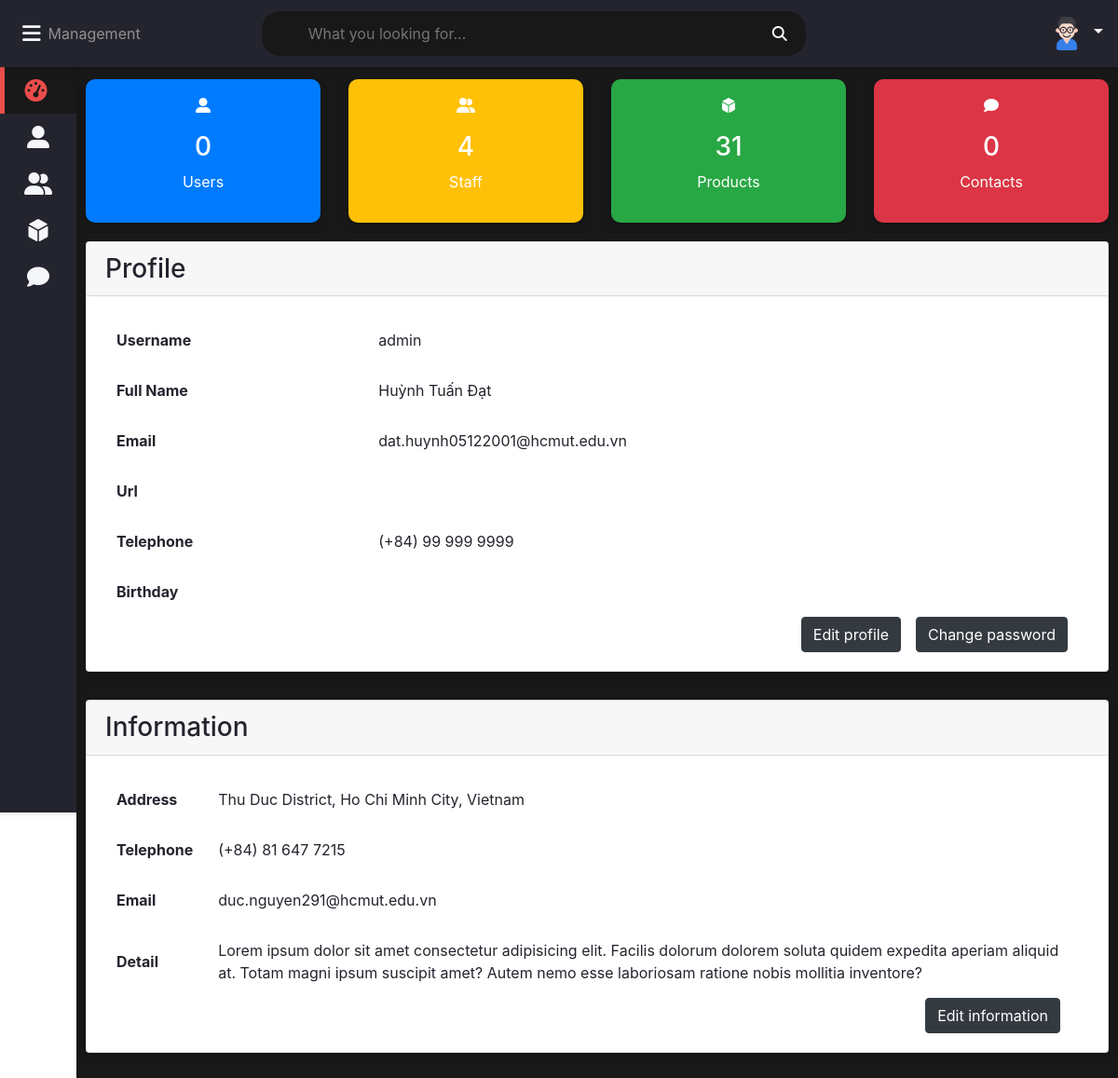
The app's page /php/admin/dashboard.php (signed in) with its own data.
### tables this page shows
create table information(
    detail longtext,
    address varchar(255),
    phone varchar(255),
    email varchar(255)
);

### php/admin/dashboard.php (the view, shortened to what this page needs)
<?php
require_once "config.php";
?>
<!DOCTYPE html>
<html lang="en">
<head>
    <link rel="stylesheet" href="../../assets/css/admin.css">
    <link rel="stylesheet" href="https://maxcdn.bootstrapcdn.com/bootstrap/4.5.2/css/bootstrap.min.css">
    <link rel="stylesheet" href="https://cdnjs.cloudflare.com/ajax/libs/font-awesome/4.7.0/css/font-awesome.min.css">
</head>
<body class="overlay-scrollbar">
    <div class="navbar" style="position:fixed;">
        <ul class="navbar-nav d-flex flex-row">
            <li class="nav-item mx-2" style="line-height:0;">
                <a class="nav-link">
                    <i class="fas fa-bars" onclick="collapseSidebar()"></i>
                </a>
            </li>
            <li class="nav-item" id="mangeLogo">
                Management
            </li>
        </ul>
        <form class="navbar-search">
            <input type="text" name="Search" class="navbar-search-input" placeholder="What you looking for...">
            <i class="fas fa-search"></i>
        </form>
        <ul class="navbar-nav nav-right d-flex flex-row align-items-center justify-content-between">
            <li class="nav-item dropdown">
                <a class="nav-link dropdown-toggle" href="#" id="user-img" role="button" data-toggle="dropdown" aria-haspopup="true" aria-expanded="false">
                    <img src="../../assets/img/user.png" width="40" height="40" class="rounded-circle">
                </a>
            </li>
        </ul>
    </div>
    <div class="sidebar">
        <ul class="sidebar-nav">
            <li class="sidebar-nav-item">
                <a href="dashboard.php" class="sidebar-nav-link active">
                    <div>
                        <i class="fas fa-tachometer-alt"></i>
                    </div>
                </a>
            </li>
            <li class="sidebar-nav-item">
                <a href="user.php" class="sidebar-nav-link">
                    <div>
                        <i class="fas fa-user-alt"></i>
                    </div>
                </a>
            </li>
            <li class="sidebar-nav-item">
                <a href="staff.php" class="sidebar-nav-link">
                    <div>
                        <i class="fas fa-user-friends"></i>
                    </div>
                </a>
            </li>
            <li class="sidebar-nav-item">
                <a href="product.php" class="sidebar-nav-link">
                    <div>
                        <i class="fas fa-dice-d6"></i>
                    </div>
                </a>
            </li>
            <li class="sidebar-nav-item">
                <a href="contact.php" class="sidebar-nav-link">
                    <div>
                        <i class="fas fa-comment"></i>
                    </div>
                </a>
            </li>
        </ul>
    </div>
    <div class="wrapper">
        <div class="row">
            <div class="col-lg-3 col-md-6 col-sm-12">
                <div class="counter bg-primary">
                    <p>
                        <i class="fas fa-user-alt"></i>
                    </p>
                    <?php
                    $sql = "SELECT COUNT(id) FROM users";
                    $stmt = $mysqli->prepare($sql);
                    $stmt->execute();
                    $stmt->store_result();
                    $stmt->bind_result($number_users);
                    ?>
                    <h3><?php echo $number_users; ?></h3>
                    <p>Users</p>
                </div>
            </div>
            <div class="col-lg-3 col-md-6 col-sm-12">
                <div class="counter bg-warning">
                    <p>
                        <i class="fas fa-user-friends"></i>
                    </p>
                    <?php
                    $sql = "SELECT COUNT(id) FROM staff";
                    $stmt = $mysqli->prepare($sql);
                    $stmt->execute();
                    $stmt->store_result();
                    $stmt->bind_result($number_staff);
                    ?>
                    <h3><?php echo $number_staff; ?></h3>
                    <p>Staff</p>
                </div>
            </div>
            <div class="col-lg-3 col-md-6 col-sm-12">
                <div class="counter bg-success">
                    <p>
                        <i class="fas fa-dice-d6"></i>
                    </p>
                    <?php
                    $sql = "SELECT COUNT(id) FROM product";
                    $stmt = $mysqli->prepare($sql);
                    $stmt->execute();
                    $stmt->store_result();
                    $stmt->bind_result($number_product);
                    ?>
                    <h3><?php echo $number_product; ?></h3>
                    <p>Products</p>
                </div>
            </div>
            <div class="col-lg-3 col-md-6 col-sm-12">
                <div class="counter bg-danger">
                    <p>
                        <i class="fas fa-comment"></i>
                    </p>
                    <?php
                    $sql = "SELECT COUNT(id) FROM contact";
                    $stmt = $mysqli->prepare($sql);
                    $stmt->execute();
                    $stmt->store_result();
                    $stmt->bind_result($number_contact);
                    ?>
                    <h3><?php echo $number_contact; ?></h3>
                    <p>Contacts</p>
                </div>
            </div>
        </div>
        <div class="row">
            <div class="col-12">
                <div class="card">
                    <div class="card-header">
                        <h3 id="titleTable">
                            Profile
                        </h3>
                    </div>
                    <div class="card-content">
                        <?php
                        $admin = $_SESSION['admin'];
                        $sql = "SELECT email, full_name, url, telephone, date_of_birth FROM admin WHERE username=?";
                        $stmt = $mysqli->prepare($sql);
                        $stmt->bind_param('s', $param_username);
                        $stmt->execute();
                        $stmt->store_result();
                        $stmt->bind_result($email, $full_name, $url, $telephone, $birthday);
                        ?>
                        <table>
                            <tr>
                                <th>Username</th>
                                <td><?php echo $admin; ?></td>
                            </tr>
                            <tr>
                                <th>Full Name</th>
                                <td><?php echo $full_name; ?></td>
                            </tr>
                            <tr>
                                <th>Email</th>
                                <td><?php echo $email; ?></td>
                            </tr>
                            <tr>
                                <th>Url</th>
                                <td><?php echo $url; ?></td>
                            </tr>
                            <tr>
                                <th>Telephone</th>
                                <td><?php echo $telephone; ?></td>
                            </tr>
                            <tr>
                                <th>Birthday</th>
                                <td><?php echo $birthday; ?></td>
                            </tr>
                        </table>
                        <div class="col d-flex justify-content-end">
                            <button class="btn btn-dark mx-3" data-toggle="modal" data-target="#profileModal">Edit profile</button>
                            <button class="btn btn-dark mr-2" data-toggle="modal" data-target="#passwordModal">Change password</button>
                        </div>
                    </div>
                </div>
            </div>
        </div>
        <div class="row">
            <div class="col-12">
                <div class="card">
                    <div class="card-header">
                        <h3 id="titleTable">
                            Information
                        </h3>
                    </div>
                    <div class="card-content">
                        <?php
                        $sql = "SELECT * FROM information WHERE 1";
                        $stmt = $mysqli->prepare($sql);
                        $stmt->execute();
                        $stmt->store_result();
                        $stmt->bind_result($detail, $address, $phone_info, $email_info);
                        ?>
                        <table>
                            <tr>
                                <th>Address</th>
                                <td><?php echo $address; ?></td>
                            </tr>
                            <tr>
                                <th>Telephone</th>
                                <td><?php echo $phone_info; ?></td>
                            </tr>
                            <tr>
                                <th>Email</th>
                                <td><?php echo $email_info; ?></td>
                            </tr>
                            <tr>
                                <th>Detail</th>
                                <td><?php echo $detail; ?></td>
                            </tr>
                        </table>
                        <div class="col d-flex justify-content-end">
                            <button class="btn btn-dark mx-3" data-toggle="modal" data-target="#informationModal">Edit information</button>
                        </div>
                    </div>
                </div>
            </div>
        </div>
    </div>
</body>
</html>

### assets/css/admin.css (style rules this page uses)
:root { --primary-color: #4834d4; --success-color: #6ab04c; --warning-color: #f0932b; --danger-color: #eb4d4b; --light-color: #212529; --light-second-color: #727475; --light-background: #ffffff; --light-second-background: #f1f1f1; --dark-color: #909090; --dark-second-color: #f5f6fa; --dark-background: #23242d; --dark-second-background: #181818; }
.light { --main-bg-color: var(--dark-background); --second-bg-color: var(--dark-second-background); --main-color: var(--dark-color); --second-color: var(--dark-second-color); }
.bg-primary { background: var(--primary-color); }
.bg-success { background: var(--success-color); }
.bg-warning { background: var(--warning-color); }
.bg-danger { background: var(--danger-color); }
* { box-sizing: border-box; }
body { font-family: "Roboto", sans-serif; background: var(--main-bg-color); color: var(--main-color); margin: 0; }
.navbar { display: flex; flex-direction: row; background: var(--main-bg-color); color: var(--main-color); position: fixed; top: 0; right: 0; left: 0; z-index: 101; box-shadow: rgba(0, 0, 0, 0.12) 0px 1px 4px 1px; }
#mangeLogo { display: flex; align-items: center; }
.navbar-nav { list-style: none; display: flex; flex-direction: row; padding-left: 0; margin-bottom: 0; margin-top: 0; }
.nav-link { float: left; text-align: center; padding: 21px 10px; text-decoration: none; font-size: 17px; color: var(--second-color); position: relative; }
.navbar-nav i { font-size: 1.4rem; }
.nav-right { margin-left: auto; }
.navbar-search { position: relative; margin: auto; width: 50%; }
.navbar-search input { background: var(--second-bg-color); border: none; padding: 12px 50px 12px 50px; width: 100%; outline: none; color: var(--main-color); border-radius: 20px; }
.navbar-search i { position: absolute; top: 50%; right: 20px; transform: translateY(-50%); color: var(--second-color); cursor: pointer; }
.dropdown { position: relative; }
.wrapper { padding: 10px; margin-left: 82px; padding-top: 75px; transition: margin-left 0.5s; background: var(--second-bg-color); min-height: 99vh; }
.sidebar { width: 82px; height: 100vh; position: fixed; margin-top: 72px; background: var(--main-bg-color); box-shadow: rgba(0, 0, 0, 0.12) 0px 1px 4px 1px; overflow: hidden; z-index: 100; transition: width 0.5s; }
.sidebar-nav { list-style: none; padding: 0; margin: 0; display: flex; flex-direction: column; align-items: center; height: 100vh; }
.sidebar-nav-item { width: 100%; }
.sidebar-nav-link { display: flex; align-items: center; color: var(--main-color); text-decoration: none; }
.sidebar-nav-link i { font-size: 1.5rem; color: var(--second-color); position: absolute; left: 50%; top: 50%; transform: translate(-50%, -50%); }
.sidebar-nav-link div { min-width: 82px; height: 50px; position: relative; }
.sidebar-nav-link.active { background: var(--second-bg-color); color: var(--danger-color); }
.sidebar-nav-link.active div { border-left: 5px solid var(--danger-color); }
.sidebar-nav-link.active i { color: var(--danger-color); margin-left: -5px; }
.row { display: flex; flex-wrap: wrap; flex-direction: row; }
.row:after, .row:before { box-sizing: border-box; }
[class*="col-"] { padding: 10px; }
@media only screen and (min-width: 600px) { .col-sm-12 { width: 100%; } }
@media only screen and (min-width: 992px) { .col-12 { width: 100%; } }
.counter { padding: 16px; text-align: center; color: #fff; border-radius: 10px; box-shadow: 0 4px 8px 0 rgba(0, 0, 0, 0.2); }
.card { background: var(--main-bg-color); color: var(--main-bg-color); border-radius: 10px; margin-bottom: 10px; box-shadow: 0 4px 8px 0 rgba(0, 0, 0, 0.2); }
.card-header { padding: 15px 30px; border-bottom: 1px solid var(--second-bg-color); position: relative; }
.card-header h3 { margin: 0; }
.card-content { padding: 20px; overflow-x: auto; }
table { border-collapse: collapse; width: 100%; }
table td { padding: 15px; }
table th { padding: 15px 12px; text-align: left; }

### records on screen
information: address "Thu Duc District, Ho Chi Minh City, Vietnam", phone "(+84) 81 647 7215", email "duc.nguyen291@hcmut.edu.vn", detail "Lorem ipsum dolor sit amet consectetur adipisicing elit. Facilis dolorum dolorem soluta quidem expedita aperiam aliquid at. Totam magni ipsum suscipit amet? Autem nemo esse laboriosam ratione nobis mollitia inventore?"

### other values on screen
$number_users "0"
$number_staff "4"
$number_product "31"
$number_contact "0"
$admin "admin"
$full_name "Huỳnh Tuấn Đạt"
$email "dat.huynh05122001@hcmut.edu.vn"
$telephone "(+84) 99 999 9999"
